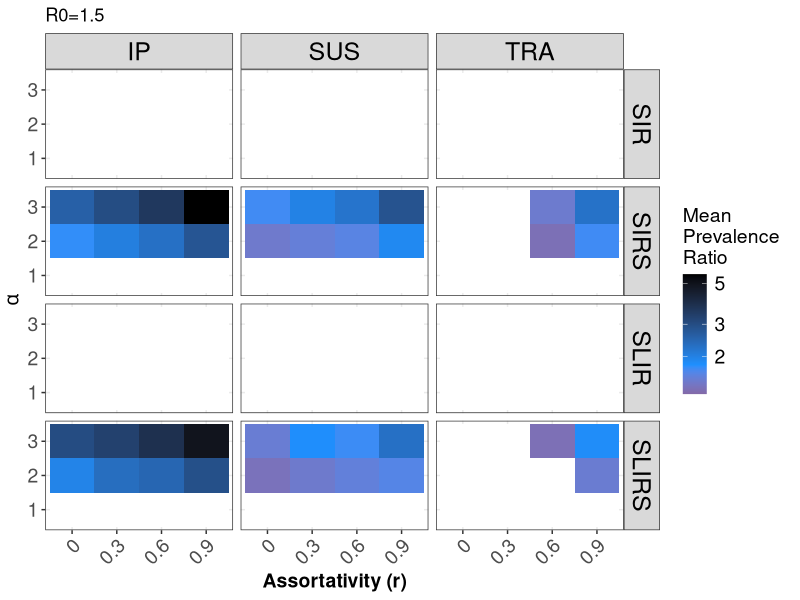
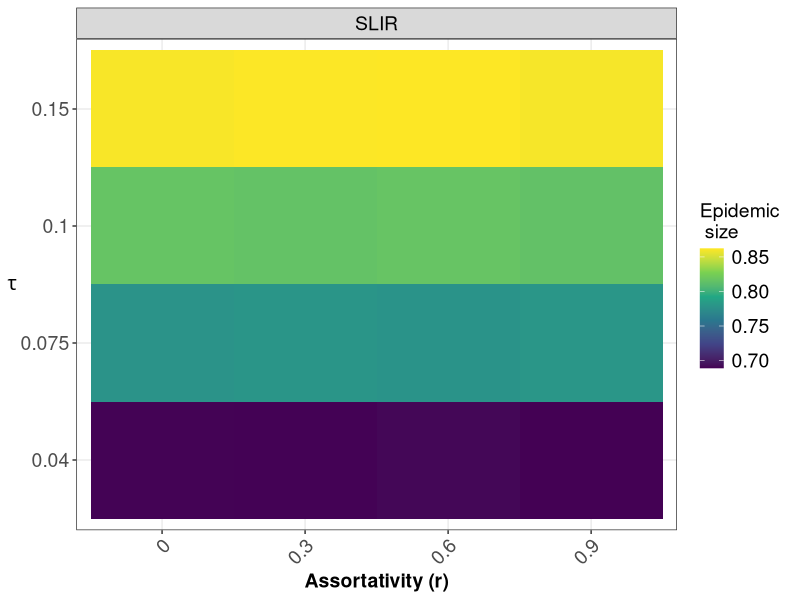
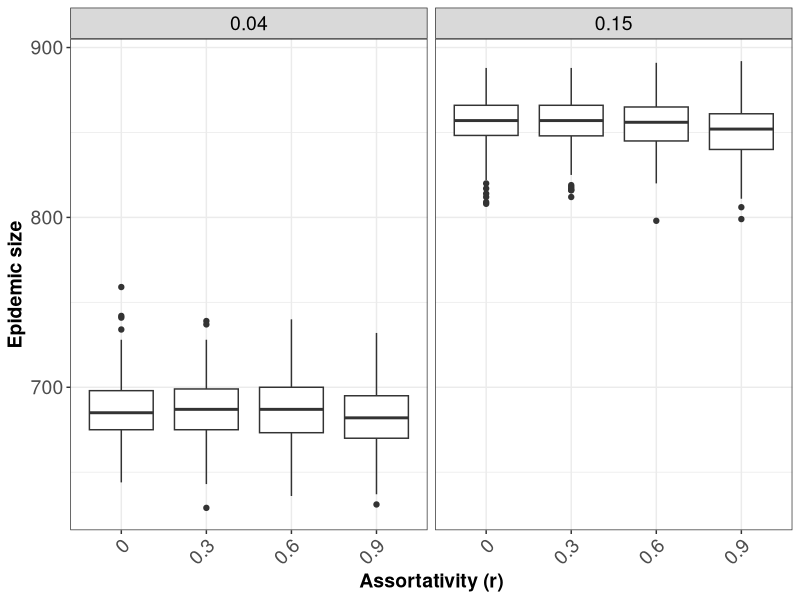
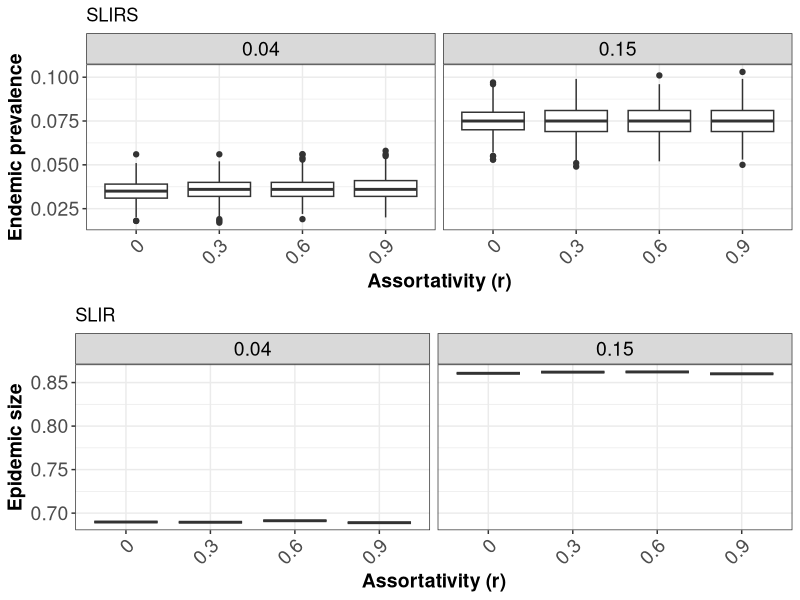
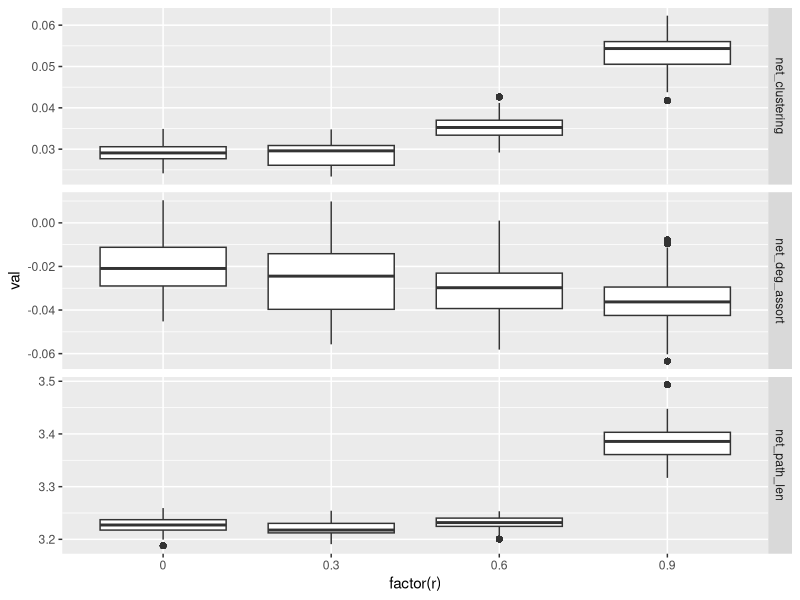
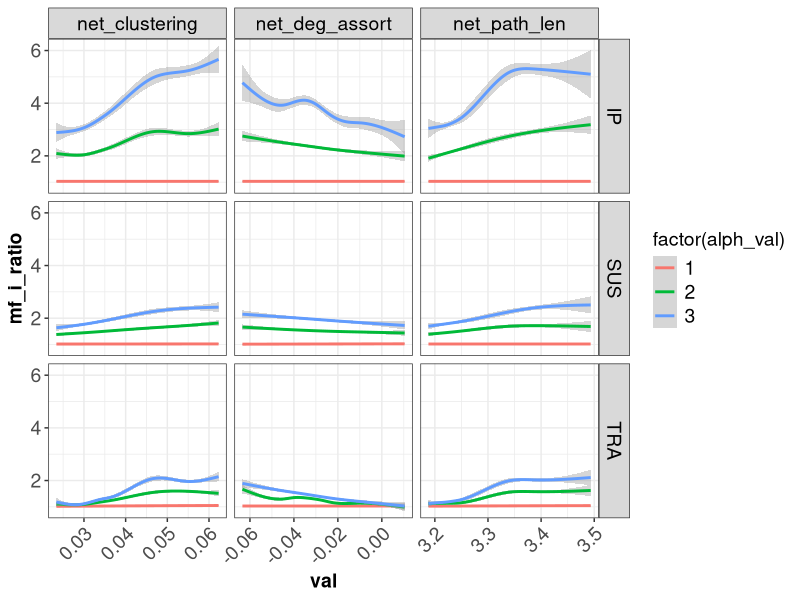
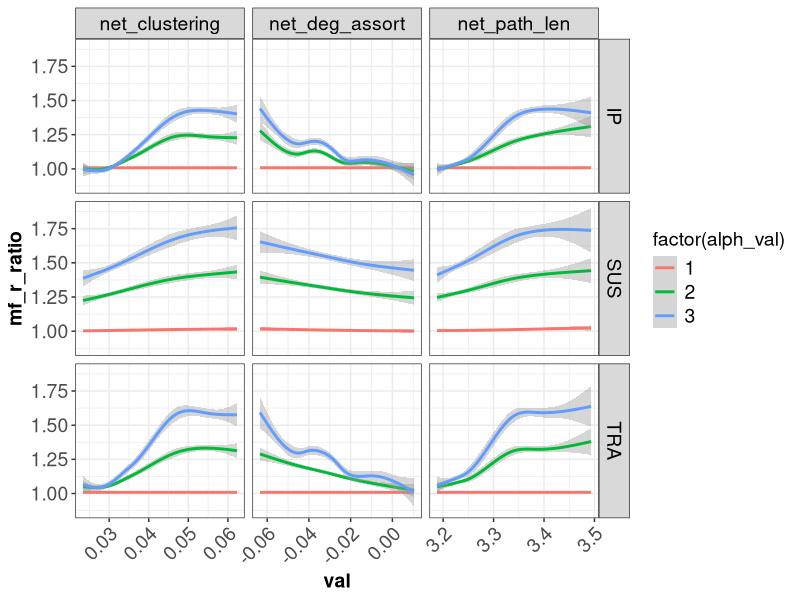

These figures' R source, in order: (Note: this script raises an error after producing the figures.)
## ---- chunk 1
knitr::opts_chunk$set(echo = FALSE)

library(dplyr)
library(readr)
library(magrittr)
library(tidyr)
library(igraph)
library(ggplot2)
library(cowplot)
library(plotrix)
library(knitr)
library(colorspace)
library(tidyverse)
library(gridExtra)
library(ggraph)

knitr::opts_chunk$set(cache=TRUE, fig.path = "slirs-par-figs/", 
                      warning = FALSE, message=FALSE, echo=FALSE, fig.height =6, fig.width = 8) 

# colors for assortativity
assortCols <- c("#F3E79AFF", "#F7A086FF", "#CF63A6FF", "#704D9EFF")

## ---- chunk 2

res <- read.csv("simulations-sah/res_sah_50.csv")

res$modNameLatent <- ifelse(res$reactivation_rate==0.1, T, F)
res$modNameRecover <- ifelse(res$reversion_rate==0.33, T, F)
res$modName <- NA
res$modName[!res$modNameLatent&!res$modNameRecover] <- "SIR"
res$modName[res$modNameLatent&!res$modNameRecover] <- "SLIR"
res$modName[!res$modNameLatent&res$modNameRecover] <- "SIRS"
res$modName[res$modNameLatent&res$modNameRecover] <- "SLIRS"

res$alph_type <- factor(res$alph_type, labels = c("IP", "SUS", "TRA"))

res$mf_r_ratio <- res$m_rec/res$f_rec
res$mf_i_ratio <- res$m_inf/res$f_inf

res$r <- res$r * 2 # sah uses modularity, so assortaaivity is multipled by 2

## ---- chunk 3

hs <- 14 # text size
 
res %>%
  filter(!is.infinite(mf_r_ratio), tau==0.075, modName%in%c("SLIR", "SIR")) %>%
  group_by(modName, net_type, alph_type, r, alph_val) %>%
  summarise(meanPrev=mean(mf_r_ratio, na.rm=TRUE)) -> fooa

res %>%
  filter(!is.infinite(mf_i_ratio), tau==0.075, modName%in%c("SLIRS", "SIRS")) %>%
  group_by(modName, net_type, alph_type, r, alph_val) %>%
  summarise(meanPrev=mean(mf_i_ratio, na.rm=TRUE)) -> foob

# for SLIR use R, for SLIRS use I class for MF calculation
foo <- bind_rows(fooa, foob)

foo %>%
  mutate(absPrev=abs(meanPrev-1.8)) %>%
  group_by(net_type, modName, alph_type, r) %>%
  summarise(alphVal=which.min(absPrev)) -> foo2

foo %>%
  ggplot(aes(x=factor(r), y=factor(alph_val))) +
  geom_tile(aes(fill=meanPrev)) + 
  scale_fill_gradient2(midpoint=log10(1.8), trans="log10", 
                                     low="red4", mid = "dodgerblue",
                       high="black", limits=c(1.25,max(foo$meanPrev)), na.value = "white") +
  # geom_point(data=foo2, aes(x=factor(r), y=alphVal), 
  #            shape=17, color="white") +
  facet_grid(modName ~ alph_type) +
  labs(x="Assortativity (r)", y=expression(alpha), 
       fill="Mean \nPrevalence \nRatio", title = "R0=1.5") +
  theme_bw() +
  theme(axis.text=element_text(size=hs),
        axis.text.x = element_text(hjust=1, angle=45),
        axis.title=element_text(size=hs,face="bold"),
        legend.title = element_text(size=hs),
        legend.text = element_text(size=hs), 
        # panel.grid.major = element_blank(),
        # panel.grid.minor = element_blank(), 
        strip.text = element_text(size = 18, color="Black")) 

## ---- chunk 4

foo <- res %>% 
  filter(modName%in% c("SIR", "SLIR"), alph_val==1) %>%
  mutate(out_size=(m_rec + f_rec)/1000) %>%
  group_by(modName, tau, r) %>%
  summarise(out_size=mean(out_size))

foo %>%
  filter(modName=="SLIR") %>%
  ggplot(aes(x=as.factor(r), y=factor(tau))) +
  geom_tile(aes(fill=out_size)) + 
  scale_fill_viridis_c() +
  facet_grid(. ~ modName) +
  labs(x="Assortativity (r)", y=expression(tau), 
       fill="Epidemic \n size") +
  theme_bw() +
  theme(axis.text=element_text(size=14),
        axis.text.x = element_text(hjust=1, angle=45),
        axis.title.y = element_text(angle=0, vjust = 0.5),
        axis.title=element_text(size=14,face="bold"),
        legend.title = element_text(size=14),
        legend.text = element_text(size=14), 
        # panel.grid.major = element_blank(),
        # panel.grid.minor = element_blank(), 
        strip.text = element_text(size = 14, color="Black")) 


res %>%
  filter(modName=="SLIR", tau %in% c(0.04, 0.15)) %>%
  mutate(size=(f_rec + m_rec)) %>%
  ggplot(aes(x=factor(r), y=size)) +
  geom_boxplot()  +  facet_wrap(tau~.) +
  #scale_color_continuous_diverging() +
  labs(x="Assortativity (r)", y=("Epidemic size"), 
       fill="Network \n type", shape="Model \n type") +
  theme_bw() +
  theme(axis.text=element_text(size=14),
        axis.text.x = element_text(hjust=1, angle=45),
        axis.title=element_text(size=14,face="bold"),
        legend.title = element_text(size=14),
        legend.text = element_text(size=14), 
        # panel.grid.major = element_blank(),
        # panel.grid.minor = element_blank(), 
        strip.text = element_text(size = 14, color="Black")) 

## ---- chunk 5

foo <- res %>% 
  filter(modName%in% c("SIRS", "SLIRS"), alph_val==1) %>%
  mutate(infected_prev=(m_inf+f_inf)/1000) %>%
  group_by(modName, tau, r) %>%
  summarise(prev=mean(infected_prev))

foo %>%
  filter(modName=="SLIRS") %>%
  ggplot(aes(x=as.factor(r), y=factor(tau))) +
  geom_tile(aes(fill=prev)) + 
  scale_fill_viridis_c() +
  facet_grid(. ~ modName) +
  labs(x="Assortativity (r)", y=expression(tau), 
       fill="Endemic \n prevalence") +
  theme_bw() +
  theme(axis.text=element_text(size=14),
        axis.text.x = element_text(hjust=1, angle=45),
        axis.title.y = element_text(vjust=.5, angle=0),
        axis.title=element_text(size=14,face="bold"),
        legend.title = element_text(size=14),
        legend.text = element_text(size=14), 
        # panel.grid.major = element_blank(),
        # panel.grid.minor = element_blank(), 
        strip.text = element_text(size = 14, color="Black")) -> endemicHeat

res %>%
  filter(modName=="SLIRS", tau %in% c(0.04, 0.15)) %>%
  mutate(infected_prev=(m_inf+f_inf)/1000) %>%
  ggplot(aes(x=factor(r), y=infected_prev)) +
  geom_boxplot()  +  facet_wrap(tau~.) + ggtitle("SLIRS") +
  #scale_color_continuous_diverging() +
  labs(x="Assortativity (r)", y=("Endemic prevalence"), 
       fill="Network \n type", shape="Model \n type") +
  theme_bw() +
  theme(axis.text=element_text(size=14),
        axis.text.x = element_text(hjust=1, angle=45),
        axis.title=element_text(size=14,face="bold"),
        legend.title = element_text(size=14),
        legend.text = element_text(size=14), 
        # panel.grid.major = element_blank(),
        # panel.grid.minor = element_blank(), 
        strip.text = element_text(size = 14, color="Black")) -> endemicBox

foo2 <- res %>% 
  filter(modName%in% c("SLIR"), alph_val==1) %>%
  mutate(prev=(m_rec+f_rec)/1000) %>%
  group_by(modName, tau, r) %>%
  summarise(recovered_prev=mean(prev))


foo2 %>%
  filter(modName=="SLIR", tau %in% c(0.04, 0.15)) %>%
  ggplot(aes(x=factor(r), y=recovered_prev)) +
  geom_boxplot()  +  facet_wrap(tau~.) + ggtitle("SLIR") +
  #scale_color_continuous_diverging() +
  labs(x="Assortativity (r)", y=("Epidemic size"), 
       fill="Network \n type", shape="Model \n type") +
  theme_bw() +
  theme(axis.text=element_text(size=14),
        axis.text.x = element_text(hjust=1, angle=45),
        axis.title=element_text(size=14,face="bold"),
        legend.title = element_text(size=14),
        legend.text = element_text(size=14), 
        # panel.grid.major = element_blank(),
        # panel.grid.minor = element_blank(), 
        strip.text = element_text(size = 14, color="Black")) -> epidemicBox



grid.arrange(endemicBox, epidemicBox)

## ---- chunk 6

res %>%
  gather("stat", "val", c(net_clustering, net_path_len, net_deg_assort)) %>%
  ggplot(aes(factor(r), val)) + geom_boxplot() + facet_grid(stat~., scales="free")
  


## ---- chunk 7

res %>% 
  gather("stat", "val", c(net_clustering, net_path_len, net_deg_assort)) %>%
  ggplot(aes(val, mf_i_ratio, color=factor(alph_val))) + 
  geom_smooth() +
  facet_grid(alph_type~stat, scales="free_x") +
  theme_bw() +
  theme(axis.text=element_text(size=14),
        axis.text.x = element_text(hjust=1, angle=45),
        axis.title=element_text(size=14,face="bold"),
        legend.title = element_text(size=14),
        legend.text = element_text(size=14), 
        # panel.grid.major = element_blank(),
        # panel.grid.minor = element_blank(), 
        strip.text = element_text(size = 14, color="Black")) 

res %>% 
  gather("stat", "val", c(net_clustering, net_path_len, net_deg_assort)) %>%
  ggplot(aes(val, mf_r_ratio, color=factor(alph_val))) + 
  geom_smooth() +
  facet_grid(alph_type~stat, scales="free_x") +
  theme_bw() +
  theme(axis.text=element_text(size=14),
        axis.text.x = element_text(hjust=1, angle=45),
        axis.title=element_text(size=14,face="bold"),
        legend.title = element_text(size=14),
        legend.text = element_text(size=14), 
        # panel.grid.major = element_blank(),
        # panel.grid.minor = element_blank(), 
        strip.text = element_text(size = 14, color="Black")) 


res %>% 
  select(net_clustering, net_deg_assort, net_path_len, r, mf_i_ratio, mf_r_ratio) %>%
  ggpairs(aes(color=factor(r))) 
